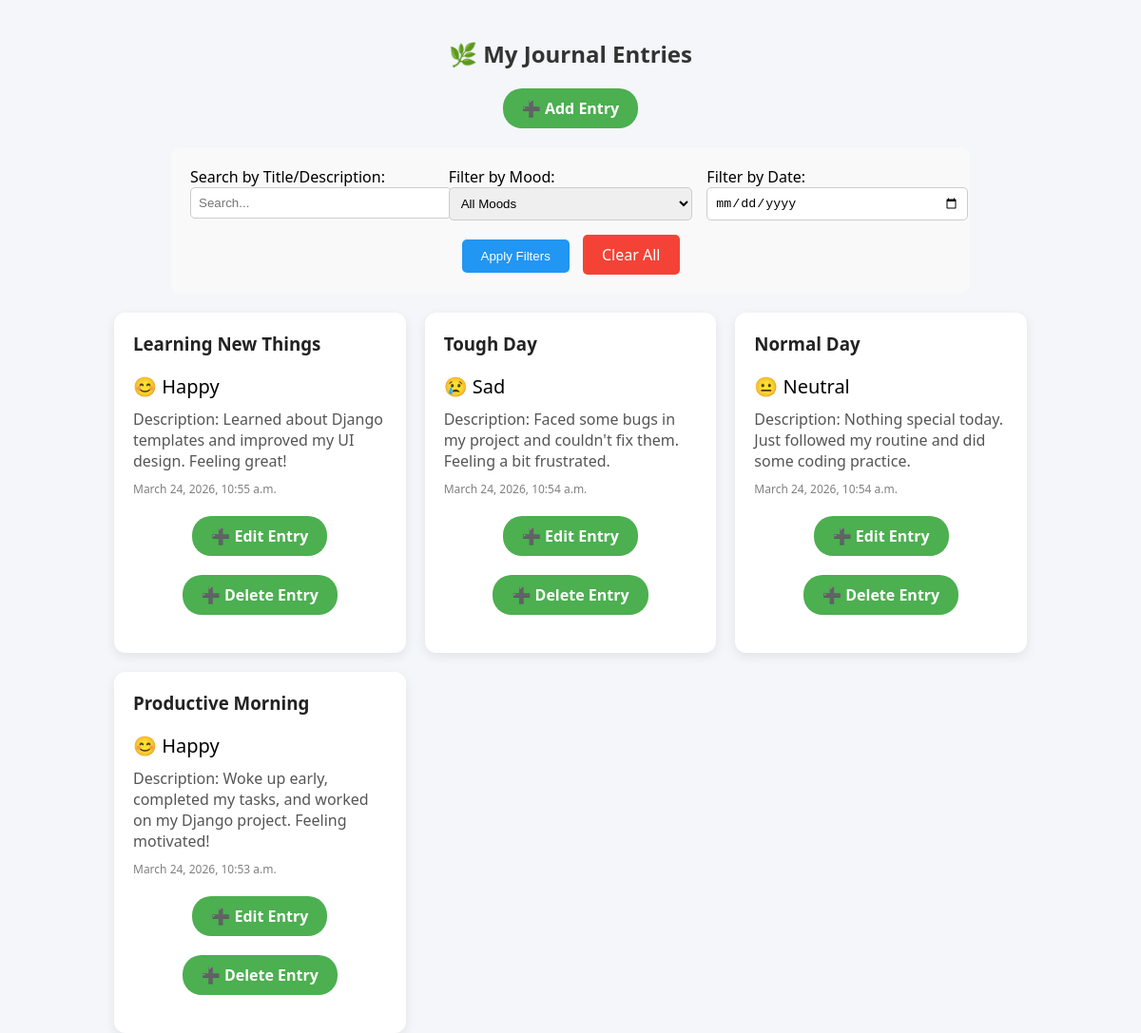
The page / on the database its author committed.
### jounrals/models.py (models this page shows, shortened)
class JournalEntry(models.Model):
    choose_moods=[
         ('happy', '😊 Happy'),
        ('neutral', '😐 Neutral'),
        ('sad', '😢 Sad'),
    ]
    title=models.CharField(max_length=200)
    mood = models.CharField(max_length=10, choices=choose_moods)
    description=models.TextField()
    date=models.DateTimeField(auto_now_add=True)

### jounrals/views.py (the view)
# urls.py: 2. Add a URL to urlpatterns:  path('', views.home, name='home')
def home(request):
    entries=JournalEntry.objects.all().order_by('-date')
    query=request.GET.get('q', '')
    mood=request.GET.get('mood', '')
    date_filter=request.GET.get('date', '')
    if query:
        entries=entries.filter(Q(title__icontains=query) | Q(description__icontains=query))
    if mood:
        entries=entries.filter(mood=mood)
    if date_filter:
        entries=entries.filter(date__date=date_filter)
    return render(request,'home.html',{'entries':entries, 'query':query, 'mood':mood, 'date_filter':date_filter})

### Templates/home.html (shortened to what this page needs)
<!DOCTYPE html>
<html lang="en">
<head>
</head>
<body>
<div class="container">
    <h2>🌿 My Journal Entries</h2>
    <a href="{% url 'create' %}" class="add-btn">➕ Add Entry</a>
    <form method="GET" style="margin: 20px auto; padding: 20px; background: #f9f9f9; border-radius: 10px; width: 90%; max-width: 800px;">
        <div style="display: grid; grid-template-columns: repeat(auto-fit, minmax(200px, 1fr)); gap: 15px;">
            <div>
                <label>Search by Title/Description:</label><br>
                <input type="text" name="q" value="{{ query }}" placeholder="Search..." style="padding: 8px; border: 1px solid #ccc; border-radius: 5px; width: 100%;">
            </div>
            <div>
                <label>Filter by Mood:</label><br>
                <select name="mood" style="padding: 8px; border: 1px solid #ccc; border-radius: 5px; width: 100%;">
                    <option value="">All Moods</option>
                </select>
            </div>
            <div>
                <label>Filter by Date:</label><br>
                <input type="date" name="date" value="{{ date_filter }}" style="padding: 8px; border: 1px solid #ccc; border-radius: 5px; width: 100%;">
            </div>
        </div>
        <div style="text-align: center; margin-top: 15px;">
            <button type="submit" style="padding: 10px 20px; background: #2196F3; color: white; border: none; border-radius: 5px; cursor: pointer; margin-right: 10px;">Apply Filters</button>
            <a href="{% url 'home' %}" style="padding: 10px 20px; background: #f44336; color: white; border-radius: 5px; text-decoration: none; display: inline-block;">Clear All</a>
        </div>
    </form>
    {% if entries %}
    <div class="entries">
        {% for entry in entries %}
        <div class="entry">
            <h3>{{ entry.title }}</h3>
            <div class="mood">{{ entry.get_mood_display }}</div>
            <div class="description">{{ entry.description }}</div>
            <div class="date">{{ entry.date }}</div>
            <a href="{% url 'update' entry.id %}" class="add-btn">➕ Edit Entry</a>
             <a href="{% url 'delete' entry.id %}" class="add-btn">➕ Delete Entry</a>
        </div>
        {% endfor %}
    </div>
    {% else %}
        <p class="empty">No entries yet. Start writing ✍️</p>
    {% endif %}
</div>
</body>
</html>

### Templates/home.html (style rules this page uses)
body { font-family: 'Segoe UI', sans-serif; background: #f4f6f9; margin: 0; padding: 0; }
.container { width: 80%; margin: auto; margin-top: 40px; }
h2 { text-align: center; color: #333; }
.add-btn { display: block; width: fit-content; margin: 20px auto; padding: 10px 20px; background: #4CAF50; color: white; border-radius: 20px; text-decoration: none; font-weight: bold; }
.entries { display: grid; grid-template-columns: repeat(auto-fit, minmax(250px, 1fr)); gap: 20px; }
.entry { background: white; padding: 20px; border-radius: 12px; box-shadow: 0 4px 12px rgba(0,0,0,0.08); transition: 0.3s; }
.entry h3 { margin-top: 0; color: #222; }
.mood { font-size: 20px; margin: 10px 0; }
.description { color: #555; margin-bottom: 10px; }
.date { font-size: 12px; color: gray; }

### rows shown on the page
JournalEntry: title "Learning New Things", mood "😊 Happy", description "Description: Learned about Django templates and improved my UI design. Feeling great!", date "March 24, 2026, 10:55 a.m."
JournalEntry: title "Tough Day", mood "😢 Sad", description "Description: Faced some bugs in my project and couldn't fix them. Feeling a bit frustrated.", date "March 24, 2026, 10:54 a.m."
JournalEntry: title "Normal Day", mood "😐 Neutral", description "Description: Nothing special today. Just followed my routine and did some coding practice.", date "March 24, 2026, 10:54 a.m."
JournalEntry: title "Productive Morning", mood "😊 Happy", description "Description: Woke up early, completed my tasks, and worked on my Django project. Feeling motivated!", date "March 24, 2026, 10:53 a.m."
